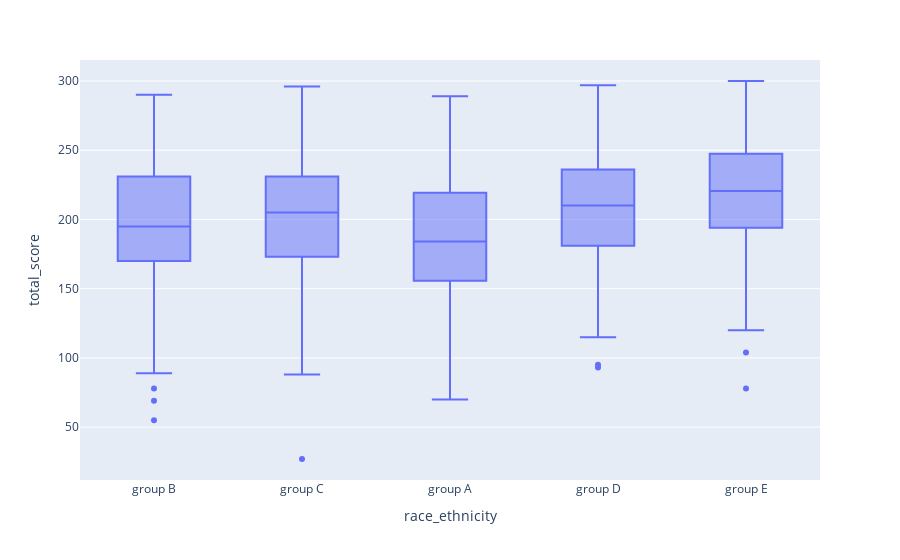

The notebook cell saved with this chart:
### Code cell
# Total score VS other variables 

px.box(data, x = 'race_ethnicity', y = 'total_score')

### Figure 1 — Plotly figure (JSON) as saved in the notebook; plotly's stock layout.template omitted (floating-point values rounded to 4 significant figures; data arrays with more than 128 entries replaced by an {"elided": "..."} marker saying what was removed)
{"data": [{"alignmentgroup": "True", "hovertemplate": "race_ethnicity=%{x}<br>total_score=%{y}<extra></extra>", "legendgroup": "", "marker": {"color": "#636efa"}, "name": "", "notched": false, "offsetgroup": "", "orientation": "v", "showlegend": false, "type": "box", "x": {"elided": "1000 str values"}, "x0": " ", "xaxis": "x", "y": {"elided": "1000 int values"}, "y0": " ", "yaxis": "y"}], "layout": {"boxmode": "group", "legend": {"tracegroupgap": 0}, "margin": {"t": 60}, "xaxis": {"anchor": "y", "domain": [0, 1], "title": {"text": "race_ethnicity"}}, "yaxis": {"anchor": "x", "domain": [0, 1], "title": {"text": "total_score"}}}}
